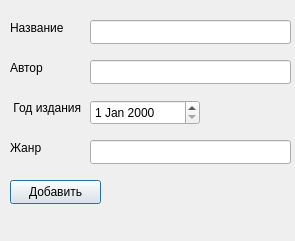
<?xml version="1.0" encoding="UTF-8"?>
<ui version="4.0">
 <class>AddBook</class>
 <widget class="QDialog" name="AddBook">
  <property name="geometry">
   <rect>
    <x>0</x>
    <y>0</y>
    <width>295</width>
    <height>241</height>
   </rect>
  </property>
  <property name="windowTitle">
   <string>Dialog</string>
  </property>
  <widget class="QPushButton" name="addButton">
   <property name="geometry">
    <rect>
     <x>10</x>
     <y>180</y>
     <width>91</width>
     <height>24</height>
    </rect>
   </property>
   <property name="text">
    <string>Добавить</string>
   </property>
  </widget>
  <widget class="QLineEdit" name="bookLine">
   <property name="geometry">
    <rect>
     <x>90</x>
     <y>20</y>
     <width>201</width>
     <height>24</height>
    </rect>
   </property>
  </widget>
  <widget class="QLineEdit" name="autorLine">
   <property name="geometry">
    <rect>
     <x>90</x>
     <y>60</y>
     <width>201</width>
     <height>24</height>
    </rect>
   </property>
  </widget>
  <widget class="QLabel" name="label">
   <property name="geometry">
    <rect>
     <x>10</x>
     <y>20</y>
     <width>81</width>
     <height>16</height>
    </rect>
   </property>
   <property name="text">
    <string>Название</string>
   </property>
  </widget>
  <widget class="QLabel" name="label_2">
   <property name="geometry">
    <rect>
     <x>10</x>
     <y>60</y>
     <width>49</width>
     <height>16</height>
    </rect>
   </property>
   <property name="text">
    <string>Автор</string>
   </property>
  </widget>
  <widget class="QLabel" name="label_3">
   <property name="geometry">
    <rect>
     <x>10</x>
     <y>100</y>
     <width>71</width>
     <height>16</height>
    </rect>
   </property>
   <property name="text">
    <string> Год издания</string>
   </property>
  </widget>
  <widget class="QLabel" name="label_4">
   <property name="geometry">
    <rect>
     <x>10</x>
     <y>140</y>
     <width>49</width>
     <height>16</height>
    </rect>
   </property>
   <property name="text">
    <string>Жанр</string>
   </property>
  </widget>
  <widget class="QDateEdit" name="dateEdit">
   <property name="geometry">
    <rect>
     <x>90</x>
     <y>100</y>
     <width>110</width>
     <height>25</height>
    </rect>
   </property>
  </widget>
  <widget class="QLineEdit" name="genreLine">
   <property name="geometry">
    <rect>
     <x>90</x>
     <y>140</y>
     <width>201</width>
     <height>24</height>
    </rect>
   </property>
  </widget>
 </widget>
 <resources/>
 <connections/>
</ui>
